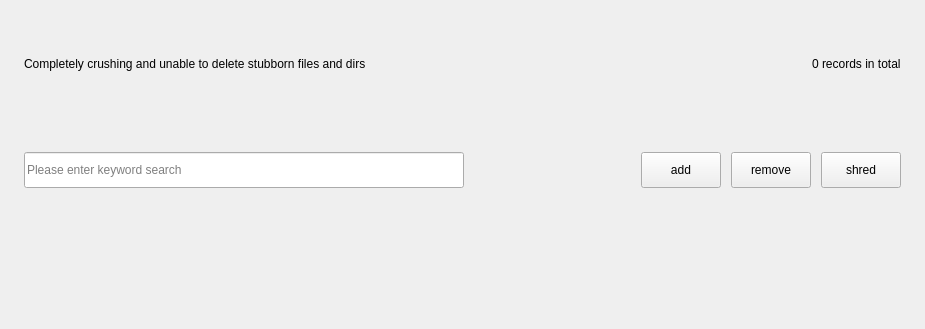
<?xml version="1.0" encoding="UTF-8"?>
<ui version="4.0">
 <class>FileShredPage</class>
 <widget class="QWidget" name="FileShredPage">
  <property name="geometry">
   <rect>
    <x>0</x>
    <y>0</y>
    <width>925</width>
    <height>329</height>
   </rect>
  </property>
  <property name="windowTitle">
   <string>Form</string>
  </property>
  <layout class="QVBoxLayout" name="verticalLayout">
   <property name="spacing">
    <number>10</number>
   </property>
   <property name="leftMargin">
    <number>24</number>
   </property>
   <property name="topMargin">
    <number>16</number>
   </property>
   <property name="rightMargin">
    <number>0</number>
   </property>
   <property name="bottomMargin">
    <number>4</number>
   </property>
   <item>
    <layout class="QHBoxLayout" name="horizontalLayout">
     <property name="rightMargin">
      <number>24</number>
     </property>
     <item>
      <widget class="QLabel" name="label">
       <property name="minimumSize">
        <size>
         <width>420</width>
         <height>0</height>
        </size>
       </property>
       <property name="text">
        <string>Completely crushing and unable to delete stubborn files and dirs</string>
       </property>
      </widget>
     </item>
     <item>
      <spacer name="horizontalSpacer">
       <property name="orientation">
        <enum>Qt::Horizontal</enum>
       </property>
       <property name="sizeHint" stdset="0">
        <size>
         <width>40</width>
         <height>20</height>
        </size>
       </property>
      </spacer>
     </item>
     <item>
      <widget class="QLabel" name="m_tips">
       <property name="text">
        <string>0 records in total</string>
       </property>
      </widget>
     </item>
    </layout>
   </item>
   <item>
    <widget class="QWidget" name="m_controlLine" native="true">
     <layout class="QHBoxLayout" name="horizontalLayout_3">
      <property name="spacing">
       <number>10</number>
      </property>
      <property name="leftMargin">
       <number>0</number>
      </property>
      <property name="topMargin">
       <number>0</number>
      </property>
      <property name="rightMargin">
       <number>24</number>
      </property>
      <property name="bottomMargin">
       <number>0</number>
      </property>
      <item>
       <widget class="QLineEdit" name="m_search">
        <property name="sizePolicy">
         <sizepolicy hsizetype="Fixed" vsizetype="Fixed">
          <horstretch>0</horstretch>
          <verstretch>0</verstretch>
         </sizepolicy>
        </property>
        <property name="minimumSize">
         <size>
          <width>440</width>
          <height>36</height>
         </size>
        </property>
        <property name="maximumSize">
         <size>
          <width>440</width>
          <height>36</height>
         </size>
        </property>
        <property name="placeholderText">
         <string>Please enter keyword search</string>
        </property>
       </widget>
      </item>
      <item>
       <spacer name="spacer_2">
        <property name="orientation">
         <enum>Qt::Horizontal</enum>
        </property>
        <property name="sizeHint" stdset="0">
         <size>
          <width>40</width>
          <height>20</height>
         </size>
        </property>
       </spacer>
      </item>
      <item>
       <widget class="QPushButton" name="m_add">
        <property name="sizePolicy">
         <sizepolicy hsizetype="Fixed" vsizetype="Fixed">
          <horstretch>0</horstretch>
          <verstretch>0</verstretch>
         </sizepolicy>
        </property>
        <property name="minimumSize">
         <size>
          <width>72</width>
          <height>36</height>
         </size>
        </property>
        <property name="text">
         <string>add</string>
        </property>
       </widget>
      </item>
      <item>
       <widget class="QPushButton" name="m_remove">
        <property name="sizePolicy">
         <sizepolicy hsizetype="Fixed" vsizetype="Fixed">
          <horstretch>0</horstretch>
          <verstretch>0</verstretch>
         </sizepolicy>
        </property>
        <property name="minimumSize">
         <size>
          <width>72</width>
          <height>36</height>
         </size>
        </property>
        <property name="text">
         <string>remove</string>
        </property>
       </widget>
      </item>
      <item>
       <widget class="QPushButton" name="m_shred">
        <property name="sizePolicy">
         <sizepolicy hsizetype="Fixed" vsizetype="Fixed">
          <horstretch>0</horstretch>
          <verstretch>0</verstretch>
         </sizepolicy>
        </property>
        <property name="minimumSize">
         <size>
          <width>72</width>
          <height>36</height>
         </size>
        </property>
        <property name="text">
         <string>shred</string>
        </property>
       </widget>
      </item>
     </layout>
    </widget>
   </item>
   <item>
    <widget class="KS::ToolBox::FileShredTable" name="m_table" native="true"/>
   </item>
  </layout>
 </widget>
 <customwidgets>
  <customwidget>
   <class>KS::ToolBox::FileShredTable</class>
   <extends>QWidget</extends>
   <header>src/ui/tool-box/file-shred/file-shred-table.h</header>
   <container>1</container>
  </customwidget>
 </customwidgets>
 <resources/>
 <connections/>
</ui>
